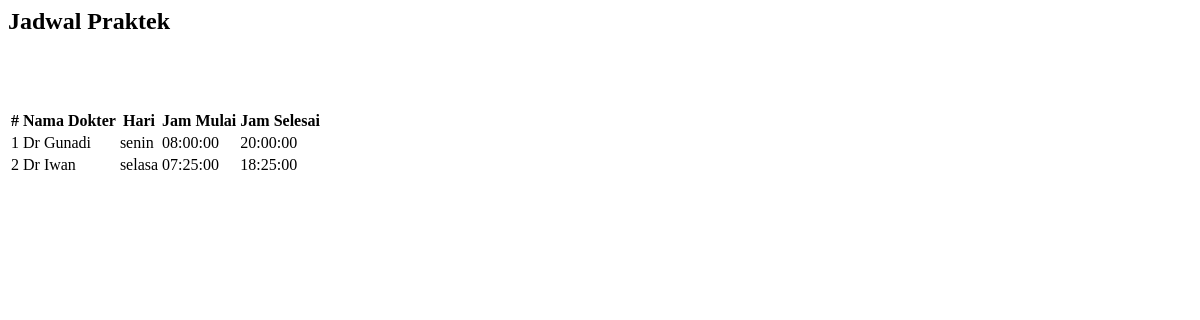
/lihat_jadwal_dokter.php, run on an earlier commit of the app's database.
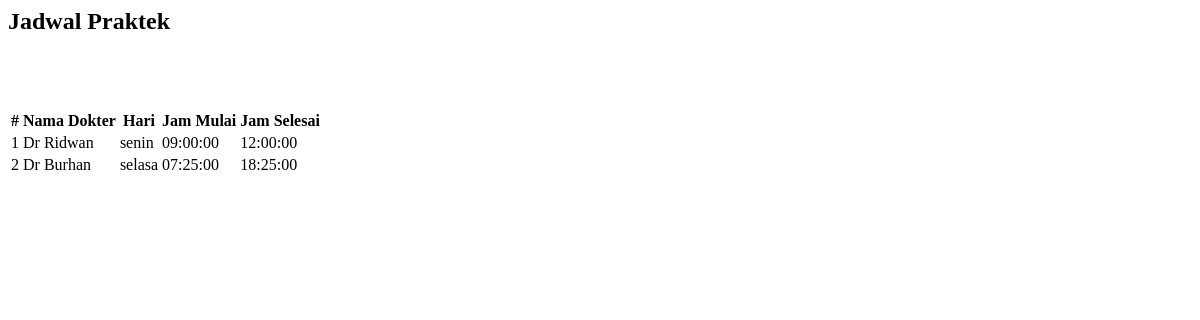
And on a later commit of the database.
### tables this page shows
CREATE TABLE `jadwal_periksa` (
  `id` int(11) UNSIGNED NOT NULL,
  `id_dokter` int(11) UNSIGNED NOT NULL,
  `hari` enum('senin','selasa','rabu','kamis','jumat') NOT NULL,
  `jam_mulai` time NOT NULL,
  `jam_selesai` time NOT NULL
);

CREATE TABLE `dokter` (
  `id` int(11) UNSIGNED NOT NULL,
  `nama` varchar(255) DEFAULT NULL,
  `alamat` varchar(255) DEFAULT NULL,
  `no_hp` varchar(50) DEFAULT NULL,
  `id_poli` int(11) UNSIGNED NOT NULL
);

### lihat_jadwal_dokter.php (the view, shortened to what this page needs)
<div class="container">
    <h2>Jadwal Praktek</h2>
<br>
    <?php
include'koneksi.php';
?>
<body>
<div class="container">
    <form class="form row"  method="POST" action="" name="myForm" onsubmit="return(validate());">
    <br>
    <br>
    <table class="table table-hover">
    <table class="table table-hover">
    <thead>
        <tr>
            <th scope="col">#</th>
            <th scope="col">Nama Dokter</th>
            <th scope="col">Hari</th>
            <th scope="col">Jam Mulai</th>
            <th scope="col">Jam Selesai</th>
        </tr>
    </thead>
        <tbody>
    <?php
    $result = mysqli_query($mysqli, "SELECT dp.*, p.nama as 'nama_dokter' FROM jadwal_periksa dp LEFT JOIN dokter p ON (dp.id_dokter=p.id) ORDER BY id ASC");
    if (mysqli_num_rows($result) > 0) {
        $no = 1;
        while ($data = mysqli_fetch_array($result)) {
            echo "<tr>";
            echo "<td>" . $no++ . "</td>";
            echo "<td>" . $data['nama_dokter'] . "</td>";
            echo "<td>" . $data['hari'] . "</td>";
            echo "<td>" . $data['jam_mulai'] . "</td>";
            echo "<td>" . $data['jam_selesai'] . "</td>";
            echo "<td>";
            echo "</td>";
            echo "</tr>";
        }
    } else {
        echo "No rows returned.";
    }
    ?>
    </tbody>
    </table>

What changed in the data, as far as the page shows it:
changed jadwal_periksa "senin": id_dokter.nama "Dr Gunadi" → "Dr Ridwan"; jam_mulai "08:00:00" → "09:00:00"; jam_selesai "20:00:00" → "12:00:00"
changed through a linked row, jadwal_periksa "selasa": id_dokter.nama "Dr Iwan" → "Dr Burhan"
